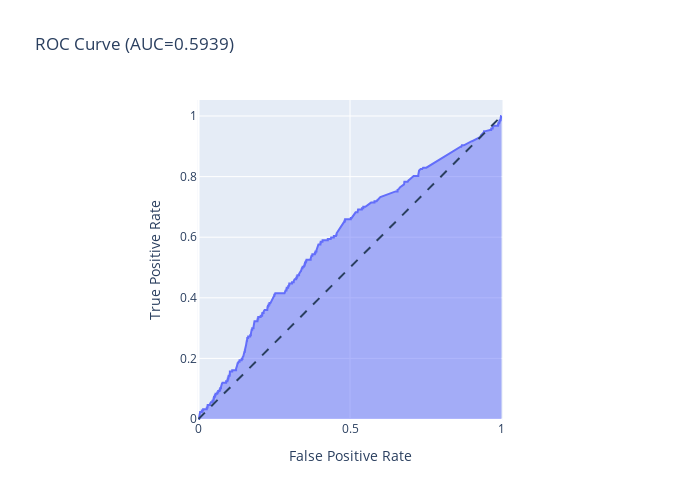

Write notebook code for a chart like this one.
### Code cell
from sklearn.metrics import roc_curve, auc

fpr, tpr, thresholds = roc_curve(y_7244, pred_7244)

#Plot ROC AUC Curve 
fig = px.area(
    x=fpr, y=tpr,
    title=f'ROC Curve (AUC={auc(fpr, tpr):.4f})',
    labels=dict(x='False Positive Rate', y='True Positive Rate'),
    width=700, height=500
)
fig.add_shape(
    type='line', line=dict(dash='dash'),
    x0=0, x1=1, y0=0, y1=1
)

fig.update_yaxes(scaleanchor="x", scaleratio=1)
fig.update_xaxes(constrain='domain')
fig.show()

### Figure 1 — Plotly figure (JSON) as saved in the notebook; plotly's stock layout.template omitted (floating-point values rounded to 4 significant figures; data arrays with more than 128 entries replaced by an {"elided": "..."} marker saying what was removed)
{"data": [{"hovertemplate": "False Positive Rate=%{x}<br>True Positive Rate=%{y}<extra></extra>", "legendgroup": "", "line": {"color": "#636efa"}, "mode": "lines", "name": "", "orientation": "v", "showlegend": false, "stackgroup": "1", "type": "scatter", "x": {"elided": "2776 float values"}, "xaxis": "x", "y": {"elided": "2776 float values"}, "yaxis": "y"}], "layout": {"height": 500, "legend": {"tracegroupgap": 0}, "shapes": [{"line": {"dash": "dash"}, "type": "line", "x0": 0, "x1": 1, "y0": 0, "y1": 1}], "title": {"text": "ROC Curve (AUC=0.5939)"}, "width": 700, "xaxis": {"anchor": "y", "constrain": "domain", "domain": [0, 1], "title": {"text": "False Positive Rate"}}, "yaxis": {"anchor": "x", "domain": [0, 1], "scaleanchor": "x", "scaleratio": 1, "title": {"text": "True Positive Rate"}}}}
